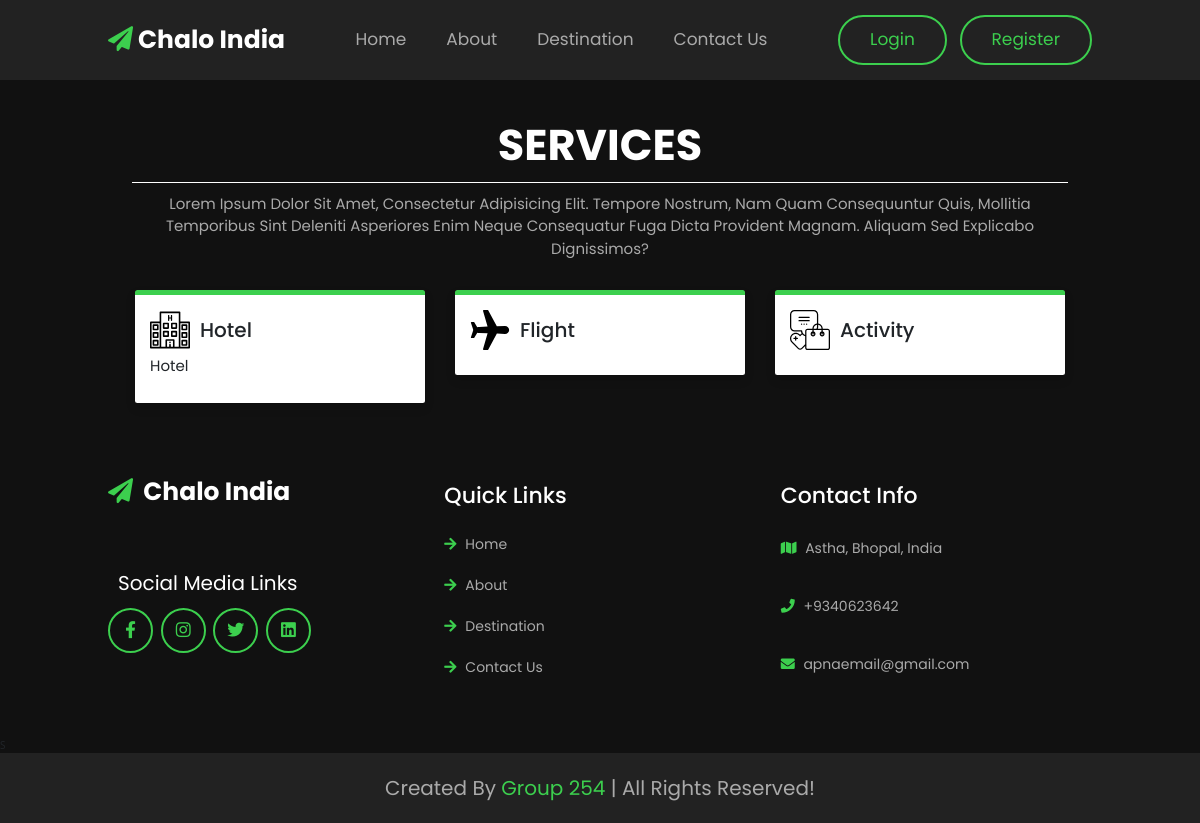
/services.php, run on the app's committed database.
### tables this page shows
CREATE TABLE `settings` (
  `sr_no` int(11) NOT NULL,
  `site_title` varchar(50) NOT NULL,
  `site_about` varchar(250) NOT NULL,
  `shutdown` tinyint(1) NOT NULL
);

CREATE TABLE `services` (
  `id` int(11) NOT NULL,
  `icon` varchar(100) NOT NULL,
  `name` varchar(50) NOT NULL,
  `description` varchar(250) NOT NULL
);

CREATE TABLE `contact_details` (
  `sr_no` int(11) NOT NULL,
  `address` varchar(50) NOT NULL,
  `pn1` bigint(20) NOT NULL,
  `email` varchar(50) NOT NULL,
  `fb` varchar(50) NOT NULL,
  `insta` varchar(50) NOT NULL,
  `tw` varchar(50) NOT NULL,
  `linkd` varchar(50) NOT NULL
);

### admin/inc/db_config.php (called while the page is built, shortened)
<?php
    function selectAll($table) {
        $con = $GLOBALS['con'];
        $res = mysqli_query($con, "SELECT * FROM $table");
        return $res;
    }
    function select($sql, $values, $datatypes){
        $con = $GLOBALS['con'];
        if($stmt = mysqli_prepare($con, $sql)){
            mysqli_stmt_bind_param($stmt, $datatypes, ...$values);
            if(mysqli_stmt_execute($stmt)){
                $res = mysqli_stmt_get_result($stmt);
                return $res;
            } else {
                mysqli_stmt_close($stmt);
                die("Query cannot be executed - Select");
            }
        } else {
            die("Query cannot be prepared - Select");
        }
    }
?>

### services.php (the view, shortened to what this page needs)
<!DOCTYPE html>
<html lang="en">
<head>
    <?php require('inc/links.php'); ?>
    <link rel="stylesheet" href="css/style_services.css">
</head>
<body>
    <?php require('inc/header.php'); ?>
    <div class="services-home">
        <div class="my-5 px-4">
            <h2 class="fw-bold h-font text-center"> SERVICES </h2>
            <div class="hr mb-1"></div>
            <p class="text-center mt-3 fs-4">Lorem ipsum dolor sit amet, consectetur adipisicing elit. Tempore nostrum, nam quam consequuntur quis, mollitia temporibus sint deleniti asperiores enim neque consequatur fuga dicta provident magnam. Aliquam sed explicabo dignissimos?</p>
        </div>
    </div>
    <div class="container">
        <div class="row">
            <?php
                $res = selectAll('services');
                $path = SERVICES_IMG_PATH;
                while($row = mysqli_fetch_assoc($res)){
                    echo <<< data
                        <div class="col-lg-4 col-md-6 mb-5 px-4">
                            <div class="bg-white rounded shadow p-4 pop">
                                <div class="d-flex align-items-center mb-2">
                                    <img src="$path$row[icon]" width="40px">
                                    <h5 class="fs-2 m-0 ms-3">$row[name]</h5>
                                </div>
                                <p class="fs-4">$row[description]</p>
                            </div>
                        </div>
                    data;
                }
            ?>
        </div>
    </div>
    <?php require('inc/footer.php'); ?>
</body>
</html>

### inc/header.php (shortened to what this page needs)
<header class="header">
    <a href="index.php" class="logo"> <i class="fas fa-paper-plane"></i><?php echo $settings_r['site_title'] ?> </a>
    <nav class="navbar">
        <a class="nav-link" href="index.php">home</a>
        <a class="nav-link" href="about.php">about</a>
        <a class="nav-link" href="destinations.php">destination</a>
        <a class="nav-link" href="contact.php">contact us</a>
    </nav>
    <div style="color: white;">
        <?php
        if (isset($_SESSION['login']) && $_SESSION['login'] == true) {
            $path = USERS_IMG_PATH;
            echo <<< data
                    <div class="btn-group">
                        <button type="button" class="btn dropdown-toggle shadow-none" data-bs-toggle="dropdown" data-bs-display="static" aria-expanded="false">
                            <img src="$path$_SESSION[uPic]" style="width: 25px; height: 25px; object-fit: cover;" class="rounded-circle me-1">
                            $_SESSION[uName]
                        </button>
                        <ul class="dropdown-menu dropdown-menu-lg-end">
                            <li><a class="dropdown-item" href="profile.php">Profile</a></li>
                            <li><a class="dropdown-item" href="bookings.php">Bookings</a></li>
                            <li><a class="dropdown-item" href="logout.php">Logout</a></li>
                        </ul>
                    </div>
                data;
        } else {
            echo <<< data
                <button type="button" class="btn btn-outline-* shadow-none me-lg-3 me-2" data-bs-toggle="modal" data-bs-target="#loginModal">
                    Login
                </button>
                <button type="button" class="btn btn-outline-* shadow-none" data-bs-toggle="modal" data-bs-target="#registerModal">
                    Register
                </button>
            data;
        }
        ?>
    </div>
</header>

### inc/footer.php (shortened to what this page needs)
<section class="footer">
    <div class="box-container">
        <div class="box">
            <a href="index.php" class="logo"><i class="fas fa-paper-plane"></i> <?php echo $settings_r['site_title'] ?> </a>
            <p><?php echo $settings_r['site_about'] ?></p>
            <div class="text-white fs-2" style="margin-left: 10px;">Social Media Links</div>
            <div class="share">
                <a href="<?php echo $contact_r['fb'] ?>" class="fab fa-facebook-f" target="_blank"></a>
                <a href="<?php echo $contact_r['insta'] ?>" class="fab fa-instagram" target="_blank"></a>
                <a href="<?php echo $contact_r['tw'] ?>" class="fab fa-twitter" target="_blank"></a>
                <a href="<?php echo $contact_r['linkd'] ?>" class="fab fa-linkedin" target="_blank"></a>
            </div>
        </div>
        <div class="box">
            <h3>quick links</h3>
            <a href="index.php" class="links"><i class="fas fa-arrow-right"></i> home </a>
            <a href="about.php" class="links"><i class="fas fa-arrow-right"></i> about </a>
            <a href="destinations.php" class="links"><i class="fas fa-arrow-right"></i> destination </a>
            <a href="contact.php" class="links"><i class="fas fa-arrow-right"></i> contact us </a>
        </div>
        <div class="box">
            <h3>contact info</h3>
            <p><i class="fas fa-map"></i> <?php echo $contact_r['address'] ?> </p>
            <p><i class="fas fa-phone"></i> +<?php echo $contact_r['pn1'] ?>
            </p>
            <p style="text-transform: none;"><i class="fas fa-envelope"></i> <?php echo $contact_r['email'] ?> </p>
        </div>
    </div>
</section>
<div class="credit">created by <span>Group 254</span> | all rights reserved!</div>

### css/style.css (style rules this page uses)
* { font-family: "Poppins", sans-serif; margin: 0; padding: 0; box-sizing: border-box; outline: none; border: none; text-decoration: none; text-transform: capitalize; transition: all 0.2s linear !important; }
a { text-decoration: none; }
html { font-size: 62.5%; overflow-x: hidden; scroll-behavior: smooth; scroll-padding-top: 9rem; }
body { background: #111; overflow-x: hidden; padding-right: 0% !important; }
section { padding: 3rem 9%; }
.btn { margin-top: 1rem; display: inline-block; padding: 1rem 3rem; font-size: 1.7rem; color: #3CCF4E; border: 0.2rem solid #3CCF4E; border-radius: 5rem; cursor: pointer; background: none; }
.header { position: fixed; top: 0; left: 0; right: 0; z-index: 1000; background: #222; display: flex; align-items: center; justify-content: space-between; padding: 1.5rem 9%; }
.header .navbar a { font-size: 1.7rem; color: #aaa; display: inline-block; margin: 0 1rem; }
.header .btn { margin-top: 0; }
.logo { font-size: 2.5rem; color: #fff; font-weight: bolder; }
.logo i { color: #3CCF4E; padding-right: 0.5rem; }
.footer .box-container { display: grid; grid-template-columns: repeat(auto-fit, minmax(25rem, 1fr)); gap: 2.5rem; }
.footer .box-container .box { padding: 1rem 0; }
.footer .box-container .box .logo { padding-bottom: 1rem; }
.footer .box-container .box h3 { font-size: 2.2rem; color: #fff; padding: 1rem 0; }
.footer .box-container .box p { font-size: 1.4rem; color: #aaa; padding: 1rem 0; line-height: 2; }
.footer .box-container .box p i { padding-right: 0.5rem; color: #3CCF4E; }
.footer .box-container .box .share { padding-top: 1rem; }
.footer .box-container .box .share a { height: 4.5rem; width: 4.5rem; line-height: 4rem; font-size: 2rem; border-radius: 50%; font-size: 1.7rem; border: 0.2rem solid #3CCF4E; color: #3CCF4E; margin-right: 0.5rem; text-align: center; }
.footer .box-container .box .links { font-size: 1.4rem; color: #aaa; padding: 1rem 0; display: block; }
.footer .box-container .box .links i { padding-right: 0.5rem; color: #3CCF4E; }
.credit { background: #222; text-align: center; font-size: 2rem; padding: 2rem 1rem; color: #aaa; }
.credit span { color: #3CCF4E; }

### css/style_services.css (style rules this page uses)
.services-home { margin-top: 12rem; }
.container { width: 80%; }
.services-home .my-5 h2 { color: white; font-size: 4.3rem; }
.services-home .my-5 p { color: #aaa; font-size: 1.6rem; margin: auto; max-width: 80%; }
.container .row .col-lg-4 .rounded { border-top: 0.5rem solid #3CCF4E }
.hr { margin: auto; width: 80%; margin-top: 1rem; margin-bottom: 1rem; border: 0; border-top: 1px solid white; }

### data on the page
settings: site_title "Chalo India"
services: icon (picture), name "Hotel", description "Hotel"
services: icon (picture), name "Flight"
services: icon (picture), name "Activity"
contact_details: address "Astha, Bhopal, India", pn1 "9340623642", email "apnaemail@gmail.com"
